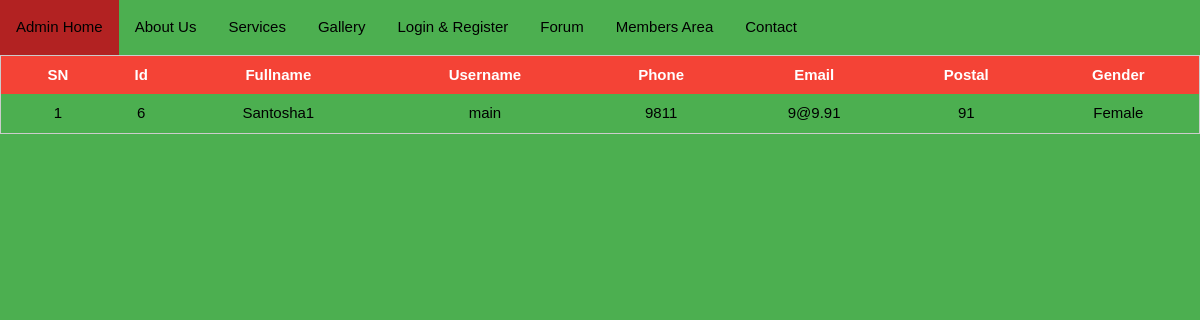
The page /admin/viewcustomers.php (signed in) on the database its author committed.
### tables this page shows
CREATE TABLE `users` (
  `id` int(11) NOT NULL AUTO_INCREMENT,
  `Fullname` varchar(50) NOT NULL,
  `Username` varchar(50) NOT NULL,
  `Password` varchar(50) NOT NULL,
  `Phone` bigint(20) NOT NULL,
  `Email` varchar(50) NOT NULL,
  `Postal` varchar(50) NOT NULL,
  `Gender` varchar(6) NOT NULL,
  `Description` text NOT NULL,
  `flag` tinyint(1) NOT NULL DEFAULT '0',
  PRIMARY KEY (`id`),
  UNIQUE KEY `Username` (`Username`)
);

### admin/viewcustomers.php (the view, shortened to what this page needs)
<?php
if(isset($_SESSION['admin'])){
    require_once ('../database.php');
    require_once ('navbar.php');
    $sql = "select * from users where flag='0'";
    $query=mysqli_query($connex,$sql);
    $i=1;
    if(mysqli_num_rows($query)>0) {
        echo "<table class='w3-table w3-border w3-centered w3-hoverable'>";
        echo "<tr class='w3-red'><th>SN</th><th>Id</th><th>Fullname</th><th>Username</th><th>Phone</th><th>Email</th><th>Postal</th><th>Gender</th></tr>";
        while ($row = mysqli_fetch_assoc($query)) {
            echo "<tr>";
            echo "<td>";
            echo $i;
            $i++;
            echo "</td>";
            echo "<td>";
            echo $row['id'];
            echo "</td>";
            echo "<td>";
            echo $row['Fullname'];
            echo "</td>";
            echo "<td>";
            echo $row['Username'];
            echo "</td>";
            echo "<td>";
            echo $row['Phone'];
            echo "</td>";
            echo "<td>";
            echo $row['Email'];
            echo "</td>";
            echo "<td>";
            echo $row['Postal'];
            echo "</td>";
            echo "<td>";
            echo $row['Gender'];
            echo "</td>";
            echo "</tr>";
        }
        echo "</table>";
    }
}
else{
    header('location:index.php?lg=invalidaccess');
}
?>

### assets/css.css (style rules this page uses)
html { box-sizing:border-box }
*,*:before,*:after { box-sizing:inherit }
html { -ms-text-size-adjust:100%;-webkit-text-size-adjust:100% }
body { margin:0 }
html,body { font-family:Verdana,sans-serif;font-size:15px;line-height:1.5 }
html { overflow-x:hidden }
.w3-table,.w3-table-all { border-collapse:collapse;border-spacing:0;width:100%;display:table }
.w3-centered tr th,.w3-centered tr td { text-align:center }
.w3-table td,.w3-table th,.w3-table-all td,.w3-table-all th { padding:8px 8px;display:table-cell;text-align:left;vertical-align:top }
.w3-table th:first-child,.w3-table td:first-child,.w3-table-all th:first-child,.w3-table-all td:first-child { padding-left:16px }
.w3-border { border:1px solid #ccc!important }
.w3-red,.w3-hover-red:hover { color:#fff!important;background-color:#f44336!important }

### admin/navbar.php (style rules this page uses)
* { margin:0; padding:0; }
body,h1,h2,h3,h4,h5,h6 { font-family: "Raleway", sans-serif }

### rows shown on the page
users: id "6", Fullname "Santosha1", Username "main", Phone "9811", Email "9@9.91", Postal "91", Gender "Female"
